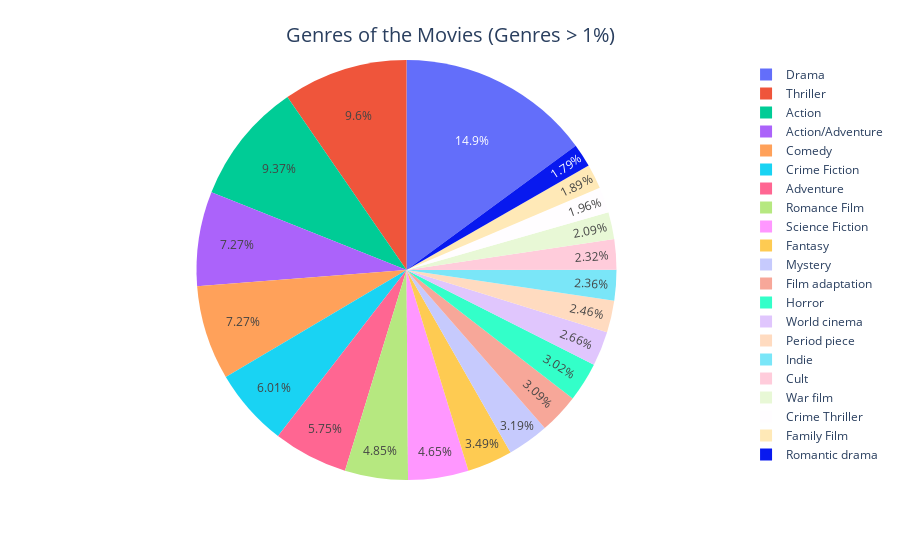

The cell this chart's notebook holds for it:
### Markdown cell above
### Information about movies genre

### Code cell
import plotly.express as px
# Grouping the movies by genre and counting the number of movies in each genre
movies_by_genre = cmu_imdb_merged['Genres'].str.split(', ', expand=True).stack().reset_index(level=1, drop=True).rename('Genre')
movies_by_genre = movies_by_genre[movies_by_genre != ''].value_counts()

# Grouping the genres with less than 1% of the total number of movies as 'Other'
threshold = 0.01
total_movies = movies_by_genre.sum()
movies_by_genre = movies_by_genre[movies_by_genre / total_movies > threshold]
movies_by_genre['Other'] = total_movies - movies_by_genre.sum()

# Create a DataFrame for the genres
filtered_genres = movies_by_genre[movies_by_genre.index != 'Other']
genres_df = filtered_genres.reset_index()
genres_df.columns = ['Genre', 'Count']

fig = px.pie(
    genres_df, 
    values='Count', 
    names='Genre' 
)

# Update the layout to position the title at the top
fig.update_layout(
    title={
        'text': "Genres of the Movies (Genres > 1%)",
        'y': 0.95,  # Vertical position 
        'x': 0.5,   # Horizontal position 
        'xanchor': 'center',
        'yanchor': 'top',
    },
    title_font=dict(size=20),  
)

# Show the chart
fig.show()

### Figure 1 — Plotly figure (JSON) as saved in the notebook; plotly's stock layout.template omitted (floating-point values rounded to 4 significant figures)
{"data": [{"domain": {"x": [0, 1], "y": [0, 1]}, "hovertemplate": "Genre=%{label}<br>Count=%{value}<extra></extra>", "labels": ["Drama", "Thriller", "Action", "Action/Adventure", "Comedy", "Crime Fiction", "Adventure", "Romance Film", "Science Fiction", "Fantasy", "Mystery", "Film adaptation", "Horror", "World cinema", "Period piece", "Indie", "Cult", "War film", "Crime Thriller", "Family Film", "Romantic drama"], "legendgroup": "", "name": "", "showlegend": true, "type": "pie", "values": [449, 289, 282, 219, 219, 181, 173, 146, 140, 105, 96, 93, 91, 80, 74, 71, 70, 63, 59, 57, 54]}], "layout": {"legend": {"tracegroupgap": 0}, "margin": {"t": 60}, "title": {"font": {"size": 20}, "text": "Genres of the Movies (Genres > 1%)", "x": 0.5, "xanchor": "center", "y": 0.95, "yanchor": "top"}}}
